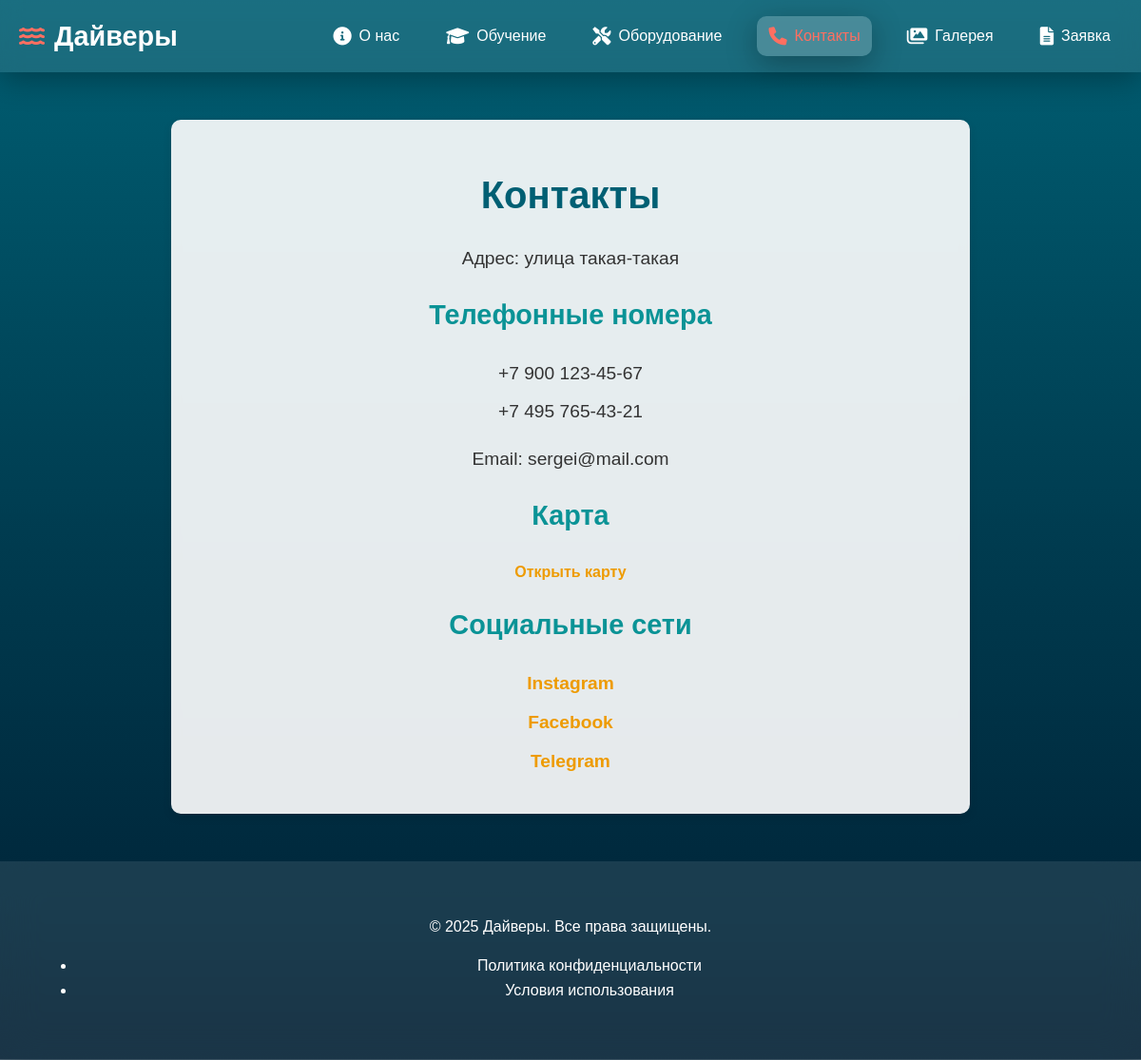
Before: /contacts/ with the older database file.
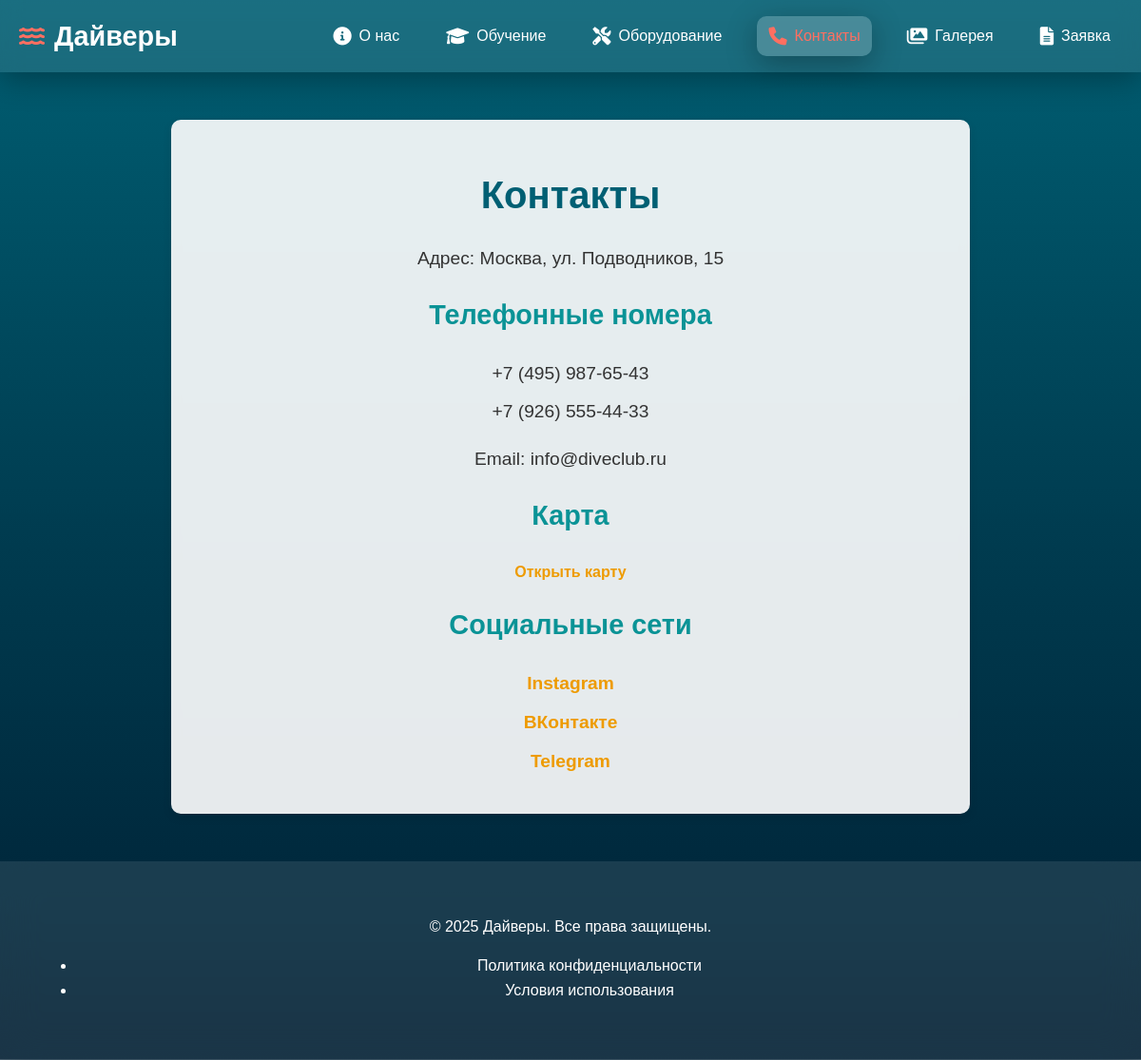
After: the same page with the newer database file.
### main/models.py (models this page shows, shortened)
class ContactPage(models.Model):
    address = models.CharField("Адрес", max_length=255)
    phone_numbers = models.JSONField("Телефонные номера", default=list)
    email = models.EmailField("Электронная почта")
    map_link = models.URLField("Ссылка на карту")
    social_links = models.JSONField("Социальные сети", default=dict)
    class Meta:
        verbose_name = "Контактная страница"
        verbose_name_plural = "Контактные страницы"

### main/views.py (the view)
# urls.py: path('contacts/', views.contacts, name='contacts'),  # Страница "Контакты"
def contacts(request):
    contact_info = ContactPage.objects.first()
    return render(request, 'contacts/contacts.html', {'contact_info': contact_info})

### templates/contacts/contacts.html (shortened to what this page needs)
{% extends "base.html" %}
{% load static %}
{% block content %}
<div class="contact-container">
    <h1>Контакты</h1>
    <p>Адрес: {{ contact_info.address }}</p>
    <h2>Телефонные номера</h2>
    <ul>
        {% for number in contact_info.phone_numbers %}
            <li>{{ number }}</li>
        {% endfor %}
    </ul>
    <p>Email: {{ contact_info.email }}</p>
    <h2>Карта</h2>
    <a href="{{ contact_info.map_link }}" target="_blank">Открыть карту</a>
    <h2>Социальные сети</h2>
    <ul>
        {% for platform, link in contact_info.social_links.items %}
            <li><a href="{{ link }}" target="_blank">{{ platform }}</a></li>
        {% endfor %}
    </ul>
</div>
{% endblock %}

Changed rows visible on the page:
changed ContactPage: address "улица такая-такая" → "Москва, ул. Подводников, 15"; email "sergei@mail.com" → "info@diveclub.ru"
Other visible differences:
new list line: "+7 (495) 987-65-43"
new list line: "+7 (926) 555-44-33"
new list line: "ВКонтакте"
list line gone: "+7 900 123-45-67"
list line gone: "+7 495 765-43-21"
list line gone: "Facebook"
